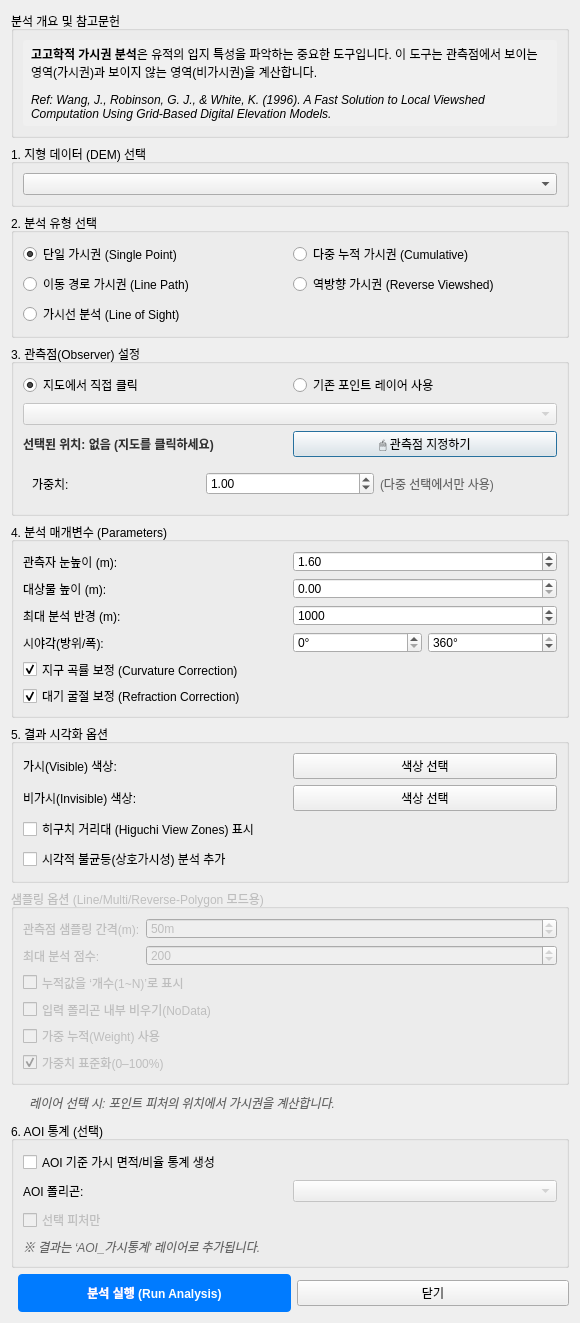
<?xml version="1.0" encoding="UTF-8"?>
<ui version="4.0">
 <class>ViewshedDialog</class>
 <widget class="QDialog" name="ViewshedDialog">
  <property name="geometry">
   <rect>
    <x>0</x>
    <y>0</y>
    <width>580</width>
    <height>820</height>
   </rect>
  </property>
  <property name="windowTitle">
   <string>가시권 분석 (Viewshed Analysis) - ArchToolkit</string>
  </property>
  <layout class="QVBoxLayout" name="verticalLayout">
   <item>
    <widget class="QGroupBox" name="groupInfo">
     <property name="title">
      <string>분석 개요 및 참고문헌</string>
     </property>
     <layout class="QVBoxLayout" name="verticalLayout_Info">
      <item>
       <widget class="QLabel" name="lblDescription">
        <property name="text">
         <string>&lt;html&gt;&lt;head/&gt;&lt;body&gt;&lt;p&gt;&lt;span style=&quot; font-weight:600;&quot;&gt;고고학적 가시권 분석&lt;/span&gt;은 유적의 입지 특성을 파악하는 중요한 도구입니다. 이 도구는 관측점에서 보이는 영역(가시권)과 보이지 않는 영역(비가시권)을 계산합니다.&lt;/p&gt;&lt;p&gt;&lt;span style=&quot; font-style:italic;&quot;&gt;Ref: Wang, J., Robinson, G. J., &amp;amp; White, K. (1996). A Fast Solution to Local Viewshed Computation Using Grid-Based Digital Elevation Models.&lt;/span&gt;&lt;/p&gt;&lt;/body&gt;&lt;/html&gt;</string>
        </property>
        <property name="wordWrap">
         <bool>true</bool>
        </property>
        <property name="styleSheet">
         <string>background-color: #f0f0f0; padding: 5px; border-radius: 3px;</string>
        </property>
       </widget>
      </item>
     </layout>
    </widget>
   </item>
   <item>
    <widget class="QGroupBox" name="groupDem">
     <property name="title">
      <string>1. 지형 데이터 (DEM) 선택</string>
     </property>
     <layout class="QVBoxLayout" name="verticalLayout_2">
      <item>
       <widget class="QgsMapLayerComboBox" name="cmbDemLayer">
        <property name="toolTip">
         <string>분석의 기초가 되는 수치표고모델(DEM)을 선택하세요.</string>
        </property>
       </widget>
      </item>
     </layout>
    </widget>
   </item>
   <item>
    <widget class="QGroupBox" name="groupMode">
     <property name="title">
      <string>2. 분석 유형 선택</string>
     </property>
     <layout class="QGridLayout" name="gridLayout">
      <item row="0" column="0">
       <widget class="QRadioButton" name="radioSinglePoint">
        <property name="text">
         <string>단일 가시권 (Single Point)</string>
        </property>
        <property name="checked">
         <bool>true</bool>
        </property>
        <property name="toolTip">
         <string>하나의 관측점에서 보이는 영역을 계산합니다.</string>
        </property>
       </widget>
      </item>
      <item row="0" column="1">
       <widget class="QRadioButton" name="radioMultiPoint">
        <property name="text">
         <string>다중 누적 가시권 (Cumulative)</string>
        </property>
        <property name="toolTip">
         <string>여러 관측점의 가시권을 합산하여 '얼마나 많은 지점에서 보이는지' 계산합니다.</string>
        </property>
       </widget>
      </item>
      <item row="1" column="0">
       <widget class="QRadioButton" name="radioLineViewshed">
        <property name="text">
         <string>이동 경로 가시권 (Line Path)</string>
        </property>
        <property name="toolTip">
         <string>선형 경로(예: 성곽, 도로)를 따라 이동하며 보이는 영역을 분석합니다.</string>
        </property>
       </widget>
      </item>
      <item row="1" column="1">
       <widget class="QRadioButton" name="radioReverseViewshed">
        <property name="text">
         <string>역방향 가시권 (Reverse Viewshed)</string>
        </property>
        <property name="toolTip">
         <string>특정 지점을 '바라볼 수 있는' 위치를 찾습니다 (Visual Prominence).</string>
        </property>
       </widget>
      </item>
       <item row="2" column="0">
        <widget class="QRadioButton" name="radioLineOfSight">
         <property name="text">
          <string>가시선 분석 (Line of Sight)</string>
         </property>
         <property name="toolTip">
          <string>두 지점 사이의 시야가 확보되는지 단면을 통해 확인합니다.</string>
         </property>
        </widget>
       </item>
      </layout>
     </widget>
    </item>
   <item>
    <widget class="QGroupBox" name="groupObserver">
     <property name="title">
      <string>3. 관측점(Observer) 설정</string>
     </property>
     <layout class="QVBoxLayout" name="verticalLayout_3">
      <item>
       <layout class="QHBoxLayout" name="horizontalLayout">
        <item>
         <widget class="QRadioButton" name="radioClickMap">
          <property name="text">
           <string>지도에서 직접 클릭</string>
          </property>
          <property name="checked">
           <bool>true</bool>
          </property>
         </widget>
        </item>
        <item>
         <widget class="QRadioButton" name="radioFromLayer">
          <property name="text">
           <string>기존 포인트 레이어 사용</string>
          </property>
         </widget>
        </item>
       </layout>
      </item>
      <item>
       <widget class="QgsMapLayerComboBox" name="cmbObserverLayer">
        <property name="enabled">
         <bool>false</bool>
        </property>
       </widget>
      </item>
      <item>
       <layout class="QHBoxLayout" name="horizontalLayout_Selected">
        <item>
         <widget class="QLabel" name="lblSelectedPoint">
          <property name="text">
           <string>선택된 위치: 없음 (지도를 클릭하세요)</string>
          </property>
          <property name="styleSheet">
           <string>font-weight: bold; color: #333;</string>
          </property>
         </widget>
        </item>
        <item>
         <widget class="QPushButton" name="btnSelectPoint">
          <property name="text">
           <string>🖱️ 관측점 지정하기</string>
          </property>
         </widget>
        </item>
       </layout>
      </item>
      <item>
       <widget class="QWidget" name="widgetPointWeight">
        <property name="visible">
         <bool>false</bool>
        </property>
        <layout class="QHBoxLayout" name="horizontalLayout_PointWeight">
         <item>
          <widget class="QLabel" name="lblPointWeight">
           <property name="text">
            <string>가중치:</string>
           </property>
          </widget>
         </item>
         <item>
          <widget class="QDoubleSpinBox" name="spinPointWeight">
           <property name="decimals">
            <number>2</number>
           </property>
           <property name="minimum">
            <double>0.000000000000000</double>
           </property>
           <property name="maximum">
            <double>1000.000000000000000</double>
           </property>
           <property name="singleStep">
            <double>0.100000000000000</double>
           </property>
           <property name="value">
            <double>1.000000000000000</double>
           </property>
           <property name="toolTip">
            <string>다중 클릭 시, 이번에 추가하는 관측점에 적용되는 가중치입니다.</string>
           </property>
          </widget>
         </item>
         <item>
          <widget class="QLabel" name="lblPointWeightHint">
           <property name="text">
            <string>(다중 선택에서만 사용)</string>
           </property>
           <property name="styleSheet">
            <string>color: #666;</string>
           </property>
          </widget>
         </item>
        </layout>
       </widget>
      </item>
     </layout>
    </widget>
   </item>
   <item>
    <widget class="QGroupBox" name="groupParams">
     <property name="title">
      <string>4. 분석 매개변수 (Parameters)</string>
     </property>
     <layout class="QGridLayout" name="gridLayout_2">
      <item row="0" column="0">
       <widget class="QLabel" name="lblObserverHeight">
        <property name="text">
         <string>관측자 눈높이 (m):</string>
        </property>
        <property name="toolTip">
         <string>일반적인 성인 눈높이는 1.6m 내외입니다.</string>
        </property>
       </widget>
      </item>
      <item row="0" column="1">
       <widget class="QDoubleSpinBox" name="spinObserverHeight">
        <property name="value">
         <double>1.6</double>
        </property>
        <property name="singleStep">
         <double>0.1</double>
        </property>
       </widget>
      </item>
      <item row="1" column="0">
       <widget class="QLabel" name="lblTargetHeight">
        <property name="text">
         <string>대상물 높이 (m):</string>
        </property>
        <property name="toolTip">
         <string>보려고 하는 대상의 높이입니다 (0 = 지면).</string>
        </property>
       </widget>
      </item>
      <item row="1" column="1">
       <widget class="QDoubleSpinBox" name="spinTargetHeight">
        <property name="value">
         <double>0.0</double>
        </property>
       </widget>
      </item>
      <item row="2" column="0">
       <widget class="QLabel" name="lblMaxDistance">
        <property name="text">
         <string>최대 분석 반경 (m):</string>
        </property>
       </widget>
      </item>
      <item row="2" column="1">
       <widget class="QSpinBox" name="spinMaxDistance">
        <property name="maximum">
         <number>100000</number>
        </property>
        <property name="value">
         <number>1000</number>
        </property>
        <property name="singleStep">
         <number>100</number>
        </property>
       </widget>
      </item>
      <item row="3" column="0">
       <widget class="QLabel" name="lblAzimuth">
        <property name="text">
         <string>시야각(방위/폭):</string>
        </property>
       </widget>
      </item>
      <item row="3" column="1">
       <layout class="QHBoxLayout" name="horizontalLayout_FOV">
        <item>
         <widget class="QSpinBox" name="spinAzimuth">
          <property name="maximum">
           <number>360</number>
          </property>
          <property name="suffix">
           <string>°</string>
          </property>
          <property name="toolTip">
           <string>바라보는 중심 방향 (0=북쪽)</string>
          </property>
         </widget>
        </item>
        <item>
         <widget class="QSpinBox" name="spinAngleWidth">
          <property name="maximum">
           <number>360</number>
          </property>
          <property name="value">
           <number>360</number>
          </property>
          <property name="suffix">
           <string>°</string>
          </property>
          <property name="toolTip">
           <string>시야의 폭 (360 = 전방향)</string>
          </property>
         </widget>
        </item>
       </layout>
      </item>
      <item row="4" column="0" colspan="2">
       <widget class="QCheckBox" name="chkCurvature">
        <property name="text">
         <string>지구 곡률 보정 (Curvature Correction)</string>
        </property>
        <property name="checked">
         <bool>true</bool>
        </property>
        <property name="toolTip">
         <string>장거리 분석 시 둥근 지구의 효과를 고려합니다.</string>
        </property>
       </widget>
      </item>
      <item row="5" column="0" colspan="2">
       <widget class="QCheckBox" name="chkRefraction">
        <property name="text">
         <string>대기 굴절 보정 (Refraction Correction)</string>
        </property>
        <property name="checked">
         <bool>true</bool>
        </property>
        <property name="toolTip">
         <string>빛이 대기를 통과하며 굴절되는 현상을 보정합니다 (계수 0.13).</string>
        </property>
       </widget>
      </item>
     </layout>
    </widget>
   </item>
   <item>
    <widget class="QGroupBox" name="groupStyling">
     <property name="title">
      <string>5. 결과 시각화 옵션</string>
     </property>
     <layout class="QGridLayout" name="gridLayout_Style">
      <item row="0" column="0">
       <widget class="QLabel" name="lblVisibleColor">
        <property name="text">
         <string>가시(Visible) 색상:</string>
        </property>
       </widget>
      </item>
      <item row="0" column="1">
       <widget class="QgsColorButton" name="btnVisibleColor">
        <property name="text">
         <string>색상 선택</string>
        </property>
       </widget>
      </item>
      <item row="1" column="0">
       <widget class="QLabel" name="lblNotVisibleColor">
        <property name="text">
         <string>비가시(Invisible) 색상:</string>
        </property>
       </widget>
      </item>
      <item row="1" column="1">
       <widget class="QgsColorButton" name="btnNotVisibleColor">
        <property name="text">
         <string>색상 선택</string>
        </property>
       </widget>
      </item>
      <item row="2" column="0" colspan="2">
       <widget class="QCheckBox" name="chkHiguchi">
        <property name="text">
         <string>히구치 거리대 (Higuchi View Zones) 표시</string>
        </property>
        <property name="toolTip">
         <string>&lt;html&gt;&lt;b&gt;히구치 거리대 분석 (Higuchi, 1975)&lt;/b&gt;&lt;hr/&gt;&lt;i&gt;Higuchi, T. (1975). The Visual and Spatial Structure of Landscapes. MIT Press.&lt;/i&gt;&lt;br/&gt;&lt;br/&gt;인간이 경관을 인지하는 거리에 따라 세 구역으로 분류합니다:&lt;br/&gt;&lt;br/&gt;&lt;b&gt;• 근경 (0~500m):&lt;/b&gt; 세부 질감, 개별 요소 식별 가능&lt;br/&gt;&lt;b&gt;• 중경 (500m~2.5km):&lt;/b&gt; 형태와 부피 파악, 실루엣 인지&lt;br/&gt;&lt;b&gt;• 원경 (2.5km~):&lt;/b&gt; 스카이라인, 전체 경관 인상&lt;br/&gt;&lt;br/&gt;&lt;b&gt;고고학 활용:&lt;/b&gt;&lt;br/&gt;• 고대인의 경관 인식 복원&lt;br/&gt;• 유적 입지와 조망의 관계 분석&lt;br/&gt;• 의도된 가시성(상징적 조망) 연구&lt;/html&gt;</string>
        </property>
       </widget>
      </item>
      <item row="3" column="0" colspan="2">
       <widget class="QCheckBox" name="chkVisualImbalance">
        <property name="text">
         <string>시각적 불균등(상호가시성) 분석 추가</string>
        </property>
        <property name="toolTip">
         <string>역방향 가시권 결과(중심점이 “보이는” 곳)와 중심점에서 본 가시권(내가 “보는” 곳)을 비교해, 두 결과가 서로 다른 영역을 강조 표시합니다.</string>
        </property>
        <property name="checked">
         <bool>false</bool>
        </property>
        <property name="visible">
         <bool>false</bool>
        </property>
       </widget>
      </item>
     </layout>
    </widget>
   </item>
   <item>
    <widget class="QGroupBox" name="groupLineOptions">
      <property name="title">
       <string>샘플링 옵션 (Line/Multi/Reverse-Polygon 모드용)</string>
      </property>
     <property name="enabled">
      <bool>false</bool>
     </property>
     <layout class="QFormLayout" name="formLayout_Line">
      <item row="0" column="0">
       <widget class="QLabel" name="lblLineInterval">
        <property name="text">
         <string>관측점 샘플링 간격(m):</string>
        </property>
        <property name="toolTip">
         <string>라인을 따라 관측점을 생성할 간격입니다. 작을수록 정밀하지만 느려집니다.</string>
        </property>
       </widget>
      </item>
      <item row="0" column="1">
       <widget class="QSpinBox" name="spinLineInterval">
        <property name="minimum">
         <number>1</number>
        </property>
        <property name="maximum">
         <number>10000</number>
        </property>
        <property name="value">
         <number>50</number>
        </property>
        <property name="suffix">
         <string>m</string>
        </property>
       </widget>
      </item>
      <item row="1" column="0">
       <widget class="QLabel" name="lblLineMaxPoints">
        <property name="text">
         <string>최대 분석 점수:</string>
        </property>
       </widget>
      </item>
     <item row="1" column="1">
      <widget class="QSpinBox" name="spinLineMaxPoints">
        <property name="maximum">
         <number>10000</number>
        </property>
        <property name="value">
         <number>200</number>
        </property>
      </widget>
     </item>
     <item row="2" column="0" colspan="2">
      <widget class="QCheckBox" name="chkCountOnly">
       <property name="text">
        <string>누적값을 ‘개수(1~N)’로 표시</string>
       </property>
       <property name="toolTip">
        <string>체크 시 범례가 V(1,2,3...) 조합 대신 “보이지 않음 / 1개 누적 / 2개 누적 / … / N개 누적” 형태로 표시됩니다.</string>
       </property>
       <property name="checked">
        <bool>false</bool>
       </property>
       <property name="visible">
        <bool>false</bool>
       </property>
      </widget>
     </item>
     <item row="3" column="0" colspan="2">
     <widget class="QCheckBox" name="chkCutoutInputPolygon">
       <property name="text">
        <string>입력 폴리곤 내부 비우기(NoData)</string>
       </property>
       <property name="toolTip">
        <string>다중 누적 가시권에서 관측점 생성에 사용한 폴리곤 레이어의 내부를 결과에서 투명하게 비웁니다.
체크 해제 시 폴리곤 내부도 누적 결과에 포함됩니다.</string>
       </property>
       <property name="checked">
        <bool>false</bool>
       </property>
       <property name="visible">
        <bool>false</bool>
       </property>
     </widget>
     </item>
     <item row="4" column="0" colspan="2">
      <widget class="QCheckBox" name="chkWeightedCumulative">
       <property name="text">
        <string>가중 누적(Weight) 사용</string>
       </property>
       <property name="toolTip">
        <string>관측점별 가중치를 합산하여 누적 가시권을 계산합니다. (기본=1.0)</string>
       </property>
       <property name="checked">
        <bool>false</bool>
       </property>
       <property name="visible">
        <bool>false</bool>
       </property>
      </widget>
     </item>
     <item row="5" column="0" colspan="2">
      <widget class="QCheckBox" name="chkNormalizeWeighted">
       <property name="text">
        <string>가중치 표준화(0–100%)</string>
       </property>
       <property name="toolTip">
        <string>누적값을 전체 가중치 합으로 나눠 백분율(0–100)로 표준화합니다.</string>
       </property>
       <property name="checked">
        <bool>true</bool>
       </property>
       <property name="enabled">
        <bool>false</bool>
       </property>
       <property name="visible">
        <bool>false</bool>
       </property>
      </widget>
     </item>
    </layout>
   </widget>
  </item>
   <item>
    <widget class="QLabel" name="lblLayerHint">
     <property name="text">
      <string>💡 레이어 선택 시: 포인트 피처의 위치에서 가시권을 계산합니다.</string>
     </property>
     <property name="wordWrap">
      <bool>true</bool>
     </property>
     <property name="styleSheet">
      <string>color: #666; font-style: italic; padding: 3px;</string>
     </property>
     <property name="visible">
      <bool>false</bool>
     </property>
    </widget>
   </item>

   <item>
    <widget class="QGroupBox" name="groupAoiStats">
     <property name="title">
      <string>6. AOI 통계 (선택)</string>
     </property>
     <layout class="QGridLayout" name="gridLayout_AoiStats">
      <item row="0" column="0" colspan="2">
       <widget class="QCheckBox" name="chkAoiStats">
        <property name="text">
         <string>AOI 기준 가시 면적/비율 통계 생성</string>
        </property>
        <property name="checked">
         <bool>false</bool>
        </property>
       </widget>
      </item>
      <item row="1" column="0">
       <widget class="QLabel" name="lblAoiStatsLayer">
        <property name="text">
         <string>AOI 폴리곤:</string>
        </property>
       </widget>
      </item>
      <item row="1" column="1">
       <widget class="QgsMapLayerComboBox" name="cmbAoiStatsLayer">
        <property name="enabled">
         <bool>false</bool>
        </property>
       </widget>
      </item>
      <item row="2" column="0" colspan="2">
       <widget class="QCheckBox" name="chkAoiStatsSelectedOnly">
        <property name="text">
         <string>선택 피처만</string>
        </property>
        <property name="enabled">
         <bool>false</bool>
        </property>
        <property name="checked">
         <bool>false</bool>
        </property>
       </widget>
      </item>
      <item row="3" column="0" colspan="2">
       <widget class="QLabel" name="lblAoiStatsHint">
        <property name="text">
         <string>※ 결과는 ‘AOI_가시통계’ 레이어로 추가됩니다.</string>
        </property>
        <property name="wordWrap">
         <bool>true</bool>
        </property>
        <property name="styleSheet">
         <string>color: #666; font-style: italic;</string>
        </property>
       </widget>
      </item>
     </layout>
    </widget>
   </item>

   <item>
    <spacer name="verticalSpacer">
     <property name="orientation">
      <enum>Qt::Vertical</enum>
     </property>
     <property name="sizeHint" stdset="0">
      <size>
       <width>20</width>
       <height>40</height>
      </size>
     </property>
    </spacer>
   </item>
   <item>
    <layout class="QHBoxLayout" name="horizontalLayout_Buttons">
     <item>
      <spacer name="horizontalSpacer">
       <property name="orientation">
        <enum>Qt::Horizontal</enum>
       </property>
      </spacer>
     </item>
     <item>
      <widget class="QPushButton" name="btnRun">
       <property name="text">
        <string>분석 실행 (Run Analysis)</string>
       </property>
       <property name="styleSheet">
        <string>background-color: #007bff; color: white; font-weight: bold; padding: 10px 20px; border-radius: 4px;</string>
       </property>
      </widget>
     </item>
     <item>
      <widget class="QPushButton" name="btnClose">
       <property name="text">
        <string>닫기</string>
       </property>
      </widget>
     </item>
    </layout>
   </item>
  </layout>
 </widget>
 <customwidgets>
  <customwidget>
   <class>QgsColorButton</class>
   <extends>QPushButton</extends>
   <header>qgis.gui</header>
  </customwidget>
  <customwidget>
   <class>QgsMapLayerComboBox</class>
   <extends>QComboBox</extends>
   <header>qgis.gui</header>
  </customwidget>
 </customwidgets>
 <resources/>
 <connections/>
</ui>
